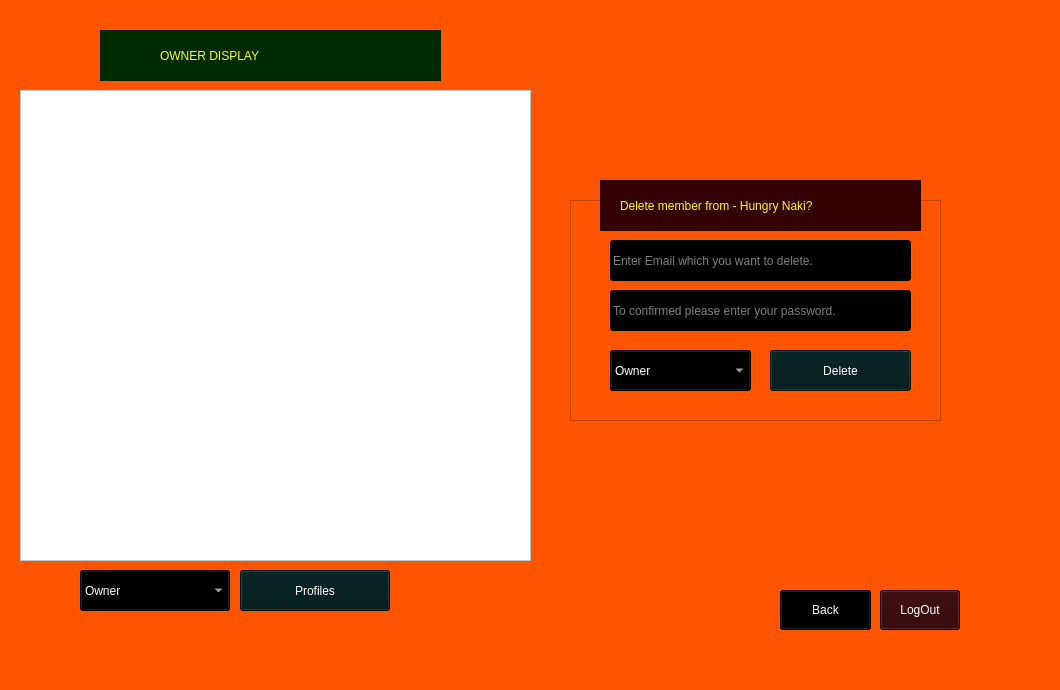
    <widget class="QWidget" name="owner_pannel_2ndpage">
     <property name="styleSheet">
      <string notr="true">background-color: rgb(255, 85, 0);</string>
     </property>
     <widget class="QPushButton" name="to_see_profile_button">
      <property name="geometry">
       <rect>
        <x>240</x>
        <y>570</y>
        <width>150</width>
        <height>41</height>
       </rect>
      </property>
      <property name="styleSheet">
       <string notr="true">font: 14pt &quot;Impact&quot;;
background-color: rgb(0, 25, 25);
color: rgb(255, 255, 255);</string>
      </property>
      <property name="text">
       <string>Profiles</string>
      </property>
     </widget>
     <widget class="QLineEdit" name="member_delete">
      <property name="geometry">
       <rect>
        <x>610</x>
        <y>240</y>
        <width>301</width>
        <height>41</height>
       </rect>
      </property>
      <property name="styleSheet">
       <string notr="true">background-color: rgb(0, 0, 0);
color: rgb(255, 255, 255);
font: 14pt &quot;Gill Sans MT Condensed&quot;;</string>
      </property>
      <property name="placeholderText">
       <string>Enter Email which you want to delete.</string>
      </property>
     </widget>
     <widget class="QLineEdit" name="for_member_delete_password">
      <property name="geometry">
       <rect>
        <x>610</x>
        <y>290</y>
        <width>301</width>
        <height>41</height>
       </rect>
      </property>
      <property name="styleSheet">
       <string notr="true">background-color: rgb(0, 0, 0);
color: rgb(255, 255, 255);
font: 14pt &quot;Gill Sans MT Condensed&quot;;</string>
      </property>
      <property name="echoMode">
       <enum>QLineEdit::Password</enum>
      </property>
      <property name="placeholderText">
       <string>To confirmed please enter your password.</string>
      </property>
     </widget>
     <widget class="QPushButton" name="delete_confirmed_button">
      <property name="geometry">
       <rect>
        <x>770</x>
        <y>350</y>
        <width>141</width>
        <height>41</height>
       </rect>
      </property>
      <property name="styleSheet">
       <string notr="true">font: 14pt &quot;Impact&quot;;
background-color: rgb(0, 25, 25);
color: rgb(255, 255, 255);</string>
      </property>
      <property name="text">
       <string>Delete</string>
      </property>
     </widget>
     <widget class="QComboBox" name="comboBox_for_delete_member">
      <property name="geometry">
       <rect>
        <x>610</x>
        <y>350</y>
        <width>141</width>
        <height>41</height>
       </rect>
      </property>
      <property name="styleSheet">
       <string notr="true">font: 14pt &quot;Impact&quot;;
background-color: rgb(0, 0, 0);
color: rgb(255, 255, 255);</string>
      </property>
      <item>
       <property name="text">
        <string>Owner</string>
       </property>
      </item>
      <item>
       <property name="text">
        <string>Manager</string>
       </property>
      </item>
      <item>
       <property name="text">
        <string>Chef</string>
       </property>
      </item>
      <item>
       <property name="text">
        <string>Waiter</string>
       </property>
      </item>
     </widget>
     <widget class="QPushButton" name="back_button_ownerlastpage">
      <property name="geometry">
       <rect>
        <x>780</x>
        <y>590</y>
        <width>91</width>
        <height>40</height>
       </rect>
      </property>
      <property name="styleSheet">
       <string notr="true">font: 14pt &quot;Impact&quot;;
background-color: rgb(0, 0, 0);
color: rgb(255, 255, 255);</string>
      </property>
      <property name="text">
       <string>Back</string>
      </property>
     </widget>
     <widget class="QPushButton" name="owner_logout_button">
      <property name="geometry">
       <rect>
        <x>880</x>
        <y>590</y>
        <width>80</width>
        <height>40</height>
       </rect>
      </property>
      <property name="styleSheet">
       <string notr="true">font: 14pt &quot;Impact&quot;;
background-color: rgb(44, 0, 0);
color: rgb(255, 255, 255);</string>
      </property>
      <property name="text">
       <string>LogOut</string>
      </property>
     </widget>
     <widget class="QTableView" name="tableView_profiles">
      <property name="geometry">
       <rect>
        <x>20</x>
        <y>90</y>
        <width>511</width>
        <height>471</height>
       </rect>
      </property>
      <property name="styleSheet">
       <string notr="true">background-color: rgb(255, 255, 255);
font: 75 14pt &quot;Comic Sans MS&quot;;
color: rgb(0, 0, 0);</string>
      </property>
     </widget>
     <widget class="QComboBox" name="comboBox_for_profiles">
      <property name="geometry">
       <rect>
        <x>80</x>
        <y>570</y>
        <width>150</width>
        <height>41</height>
       </rect>
      </property>
      <property name="styleSheet">
       <string notr="true">font: 14pt &quot;Impact&quot;;
background-color: rgb(0, 0, 0);
color: rgb(255, 255, 255);</string>
      </property>
      <item>
       <property name="text">
        <string>Owner</string>
       </property>
      </item>
      <item>
       <property name="text">
        <string>Manager</string>
       </property>
      </item>
      <item>
       <property name="text">
        <string>Chef</string>
       </property>
      </item>
      <item>
       <property name="text">
        <string>Waiter</string>
       </property>
      </item>
      <item>
       <property name="text">
        <string>Customer</string>
       </property>
      </item>
     </widget>
     <widget class="QFrame" name="frame_16">
      <property name="geometry">
       <rect>
        <x>100</x>
        <y>30</y>
        <width>341</width>
        <height>51</height>
       </rect>
      </property>
      <property name="styleSheet">
       <string notr="true">background-color: rgb(0, 43, 0);</string>
      </property>
      <property name="frameShape">
       <enum>QFrame::StyledPanel</enum>
      </property>
      <property name="frameShadow">
       <enum>QFrame::Raised</enum>
      </property>
      <widget class="QLabel" name="label_19">
       <property name="geometry">
        <rect>
         <x>60</x>
         <y>10</y>
         <width>251</width>
         <height>31</height>
        </rect>
       </property>
       <property name="styleSheet">
        <string notr="true">font: 16pt &quot;Jokerman&quot;;
color: rgb(255, 255, 0);</string>
       </property>
       <property name="text">
        <string>OWNER DISPLAY</string>
       </property>
      </widget>
     </widget>
     <widget class="QLabel" name="label_30">
      <property name="geometry">
       <rect>
        <x>0</x>
        <y>0</y>
        <width>1051</width>
        <height>681</height>
       </rect>
      </property>
      <property name="text">
       <string/>
      </property>
      <property name="pixmap">
       <pixmap resource="resource.qrc">:/image/F:/projects_image/ownerlast.jpg</pixmap>
      </property>
      <property name="scaledContents">
       <bool>true</bool>
      </property>
     </widget>
     <widget class="QFrame" name="frame_25">
      <property name="geometry">
       <rect>
        <x>600</x>
        <y>180</y>
        <width>321</width>
        <height>51</height>
       </rect>
      </property>
      <property name="styleSheet">
       <string notr="true">background-color: rgb(52, 0, 0);</string>
      </property>
      <property name="frameShape">
       <enum>QFrame::StyledPanel</enum>
      </property>
      <property name="frameShadow">
       <enum>QFrame::Raised</enum>
      </property>
      <widget class="QLabel" name="design_lebel_memberDelete">
       <property name="geometry">
        <rect>
         <x>20</x>
         <y>10</y>
         <width>281</width>
         <height>31</height>
        </rect>
       </property>
       <property name="styleSheet">
        <string notr="true">font: 75 15pt &quot;Tw Cen MT Condensed&quot;;
color: rgb(255, 255, 0);</string>
       </property>
       <property name="text">
        <string>Delete member from - Hungry Naki?</string>
       </property>
      </widget>
     </widget>
     <widget class="QFrame" name="frame_40">
      <property name="geometry">
       <rect>
        <x>570</x>
        <y>200</y>
        <width>371</width>
        <height>221</height>
       </rect>
      </property>
      <property name="styleSheet">
       <string notr="true">background-image: url(:/image/F:/projects_image/time.jpg);</string>
      </property>
      <property name="frameShape">
       <enum>QFrame::StyledPanel</enum>
      </property>
      <property name="frameShadow">
       <enum>QFrame::Raised</enum>
      </property>
     </widget>
     <zorder>label_30</zorder>
     <zorder>to_see_profile_button</zorder>
     <zorder>back_button_ownerlastpage</zorder>
     <zorder>owner_logout_button</zorder>
     <zorder>tableView_profiles</zorder>
     <zorder>comboBox_for_profiles</zorder>
     <zorder>frame_16</zorder>
     <zorder>frame_40</zorder>
     <zorder>frame_25</zorder>
     <zorder>member_delete</zorder>
     <zorder>for_member_delete_password</zorder>
     <zorder>comboBox_for_delete_member</zorder>
     <zorder>delete_confirmed_button</zorder>
    </widget>
